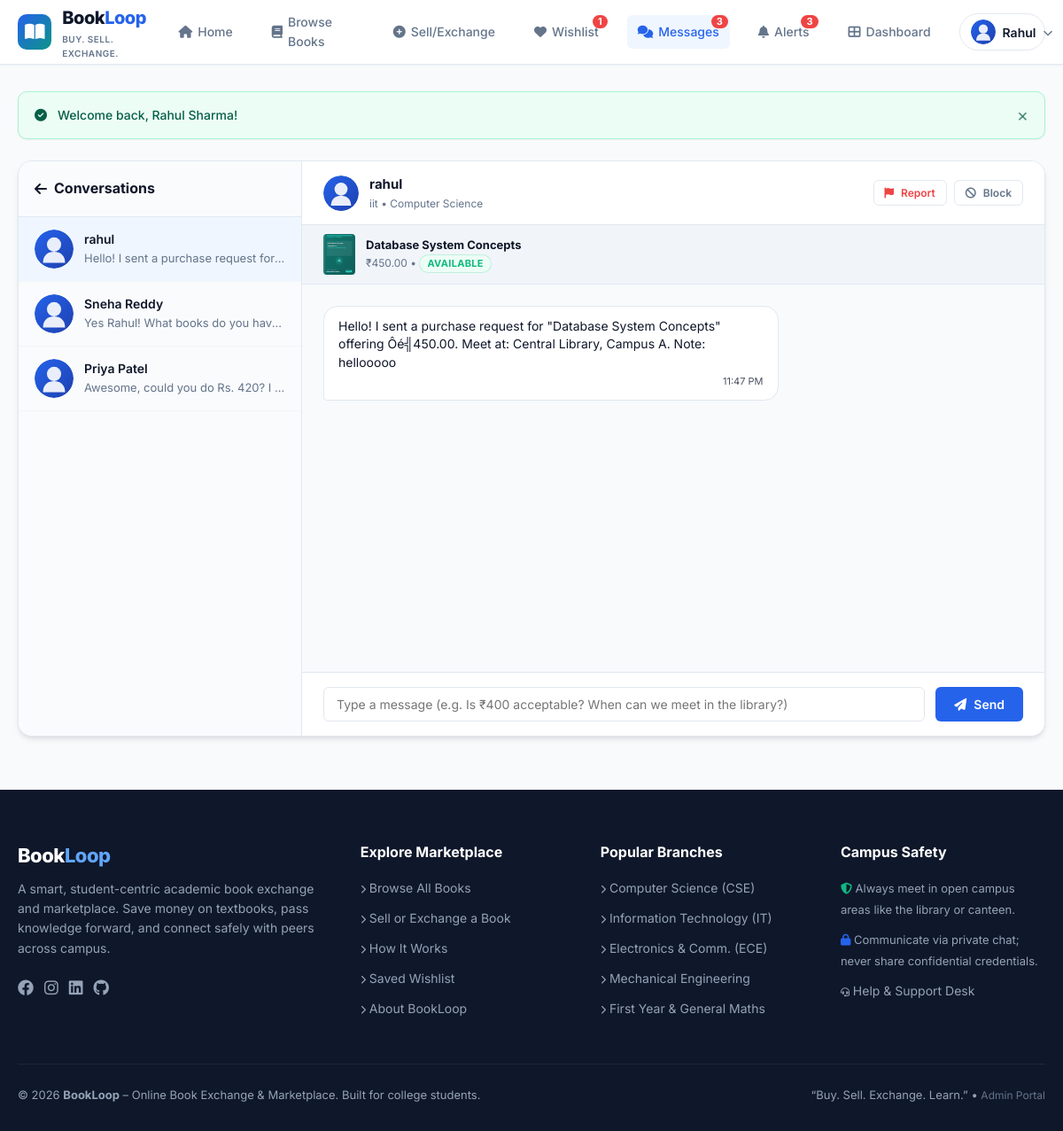
The app's page /conversation.php?seller_id=9&book_id=1 (signed in) with its own data.
### tables this page shows
CREATE TABLE `users` (
  `user_id` int(11) NOT NULL AUTO_INCREMENT,
  `name` varchar(100) NOT NULL,
  `email` varchar(150) NOT NULL,
  `password` varchar(255) NOT NULL,
  `phone` varchar(20) NOT NULL,
  `college` varchar(150) NOT NULL,
  `department` varchar(100) NOT NULL,
  `semester` int(11) NOT NULL DEFAULT 1,
  `student_id` varchar(50) NOT NULL,
  `profile_image` varchar(255) DEFAULT 'default_avatar.svg',
  `role` enum('student','admin') DEFAULT 'student',
  `status` enum('active','inactive','suspended') DEFAULT 'active',
  `created_at` datetime DEFAULT current_timestamp(),
  PRIMARY KEY (`user_id`),
  UNIQUE KEY `email` (`email`),
  KEY `idx_users_email` (`email`),
  KEY `idx_users_dept` (`department`),
  KEY `idx_users_status` (`status`)
);

CREATE TABLE `messages` (
  `message_id` int(11) NOT NULL AUTO_INCREMENT,
  `sender_id` int(11) NOT NULL,
  `receiver_id` int(11) NOT NULL,
  `book_id` int(11) DEFAULT NULL,
  `message` text NOT NULL,
  `is_read` tinyint(1) DEFAULT 0,
  `created_at` datetime DEFAULT current_timestamp(),
  PRIMARY KEY (`message_id`),
  KEY `idx_msg_sender` (`sender_id`),
  KEY `idx_msg_receiver` (`receiver_id`),
  KEY `idx_msg_book` (`book_id`),
  CONSTRAINT `messages_ibfk_1` FOREIGN KEY (`sender_id`) REFERENCES `users` (`user_id`) ON DELETE CASCADE,
  CONSTRAINT `messages_ibfk_2` FOREIGN KEY (`receiver_id`) REFERENCES `users` (`user_id`) ON DELETE CASCADE,
  CONSTRAINT `messages_ibfk_3` FOREIGN KEY (`book_id`) REFERENCES `books` (`book_id`) ON DELETE SET NULL
);

CREATE TABLE `books` (
  `book_id` int(11) NOT NULL AUTO_INCREMENT,
  `user_id` int(11) NOT NULL,
  `title` varchar(255) NOT NULL,
  `author` varchar(255) NOT NULL,
  `isbn` varchar(50) DEFAULT NULL,
  `subject` varchar(100) NOT NULL,
  `department` varchar(100) NOT NULL,
  `semester` int(11) NOT NULL DEFAULT 1,
  `edition` varchar(50) DEFAULT NULL,
  `publisher` varchar(150) DEFAULT NULL,
  `original_price` decimal(10,2) DEFAULT 0.00,
  `price` decimal(10,2) NOT NULL DEFAULT 0.00,
  `condition` enum('Like New','Very Good','Good','Acceptable') NOT NULL DEFAULT 'Good',
  `listing_type` enum('For Sale','For Exchange','Sale or Exchange') NOT NULL DEFAULT 'For Sale',
  `description` text NOT NULL,
  `image` varchar(255) DEFAULT 'default_book.svg',
  `location` varchar(150) NOT NULL,
  `delivery_type` varchar(150) DEFAULT 'Campus Handover & Hostel Delivery',
  `preferred_contact` varchar(100) DEFAULT 'Chat on BookLoop',
  `status` enum('Available','Pending','Sold','Exchanged') DEFAULT 'Available',
  `approval_status` enum('Pending','Approved','Rejected') DEFAULT 'Pending',
  `created_at` datetime DEFAULT current_timestamp(),
  `updated_at` datetime DEFAULT current_timestamp() ON UPDATE current_timestamp(),
  PRIMARY KEY (`book_id`),
  KEY `user_id` (`user_id`),
  KEY `idx_books_title` (`title`),
  KEY `idx_books_author` (`author`),
  KEY `idx_books_subject` (`subject`),
  KEY `idx_books_dept` (`department`),
  KEY `idx_books_sem` (`semester`),
  KEY `idx_books_status` (`status`),
  KEY `idx_books_approval` (`approval_status`),
  CONSTRAINT `books_ibfk_1` FOREIGN KEY (`user_id`) REFERENCES `users` (`user_id`) ON DELETE CASCADE
);

### conversation.php (the view, shortened to what this page needs)
<?php
require_once __DIR__ . '/includes/header.php';
require_once __DIR__ . '/includes/auth.php';
$userId = getAuthUserId();
$partnerId = isset($_GET['seller_id']) ? (int)$_GET['seller_id'] : (isset($_GET['user_id']) ? (int)$_GET['user_id'] : 0);
$bookId = isset($_GET['book_id']) ? (int)$_GET['book_id'] : null;
$stmt = $pdo->prepare("SELECT * FROM users WHERE user_id = ?");
$stmt->execute([$partnerId]);
$partner = $stmt->fetch();
$book = null;
if ($bookId) {
    $bStmt = $pdo->prepare("SELECT * FROM books WHERE book_id = ?");
    $bStmt->execute([$bookId]);
    $book = $bStmt->fetch();
}
$iBlockedThem = isUserBlocked($pdo, $userId, $partnerId);
$theyBlockedMe = isUserBlocked($pdo, $partnerId, $userId);
$msgQuery = "
    SELECT * FROM messages
    WHERE (sender_id = ? AND receiver_id = ?)
       OR (sender_id = ? AND receiver_id = ?)
    ORDER BY created_at ASC
";
$msgStmt = $pdo->prepare($msgQuery);
$msgStmt->execute([$userId, $partnerId, $partnerId, $userId]);
$messages = $msgStmt->fetchAll();
$sideThreadsStmt = $pdo->prepare("
    SELECT
        m.message_id, m.message, m.created_at, m.is_read, m.sender_id, m.receiver_id, m.book_id,
        CASE WHEN m.sender_id = :u1 THEN receiver.user_id ELSE sender.user_id END as other_id,
        CASE WHEN m.sender_id = :u2 THEN receiver.name ELSE sender.name END as other_name,
        CASE WHEN m.sender_id = :u3 THEN receiver.profile_image ELSE sender.profile_image END as other_avatar
    FROM messages m
    JOIN users sender ON m.sender_id = sender.user_id
    JOIN users receiver ON m.receiver_id = receiver.user_id
    WHERE m.message_id IN (
        SELECT MAX(message_id)
        FROM messages
        WHERE sender_id = :u4 OR receiver_id = :u5
        GROUP BY LEAST(sender_id, receiver_id), GREATEST(sender_id, receiver_id)
    )
    ORDER BY m.created_at DESC
");
$sideThreadsStmt->execute([
    'u1' => $userId,
    'u2' => $userId,
    'u3' => $userId,
    'u4' => $userId,
    'u5' => $userId
]);
$sidebarThreads = $sideThreadsStmt->fetchAll();
?>
<div class="chat-container">
  <div class="chat-sidebar">
    <div class="chat-sidebar-header">
      <a href="<?= BASE_URL ?>messages.php" style="color:var(--text-main); display:flex; align-items:center; gap:8px;">
        <i class="fas fa-arrow-left"></i> Conversations
      </a>
    </div>
    <div class="conversation-list">
      <?php if (empty($sidebarThreads)): ?>
        <div style="padding:20px; font-size:13px; color:var(--text-muted); text-align:center;">
          No other chats.
        </div>
      <?php else: ?>
        <?php foreach ($sidebarThreads as $st):
          $isActive = ($st['other_id'] == $partnerId);
        ?>
          <a href="<?= BASE_URL ?>conversation.php?seller_id=<?= $st['other_id'] ?>"
             class="conversation-item <?= $isActive ? 'active' : '' ?>">
            <img src="<?= BASE_URL ?>uploads/profiles/<?= e($st['other_avatar']) ?>" alt="Avatar" class="conv-avatar" onerror="this.src='<?= BASE_URL ?>uploads/profiles/default_avatar.svg'">
            <div class="conv-info">
              <div class="conv-name"><?= e($st['other_name']) ?></div>
              <div class="conv-preview"><?= e($st['message']) ?></div>
            </div>
          </a>
        <?php endforeach; ?>
      <?php endif; ?>
    </div>
  </div>
  <div class="chat-main">
    <div class="chat-header">
      <div class="chat-partner-info">
        <img src="<?= BASE_URL ?>uploads/profiles/<?= e($partner['profile_image']) ?>" alt="Avatar" style="width:40px; height:40px; border-radius:50%; object-fit:cover;" onerror="this.src='<?= BASE_URL ?>uploads/profiles/default_avatar.svg'">
        <div>
          <div style="font-weight:700; font-size:15px;">
            <a href="<?= BASE_URL ?>profile.php?id=<?= $partner['user_id'] ?>" style="color:var(--text-main);"><?= e($partner['name']) ?></a>
          </div>
          <div style="font-size:12px; color:var(--text-muted);">
            <?= e($partner['college']) ?> &bull; <?= e($partner['department']) ?>
          </div>
        </div>
      </div>
      <div style="display:flex; align-items:center; gap:8px;">
        <button type="button" class="btn btn-sm btn-outline" style="color:var(--danger);" onclick="openModal('reportUserModal')" title="Report User">
          <i class="fas fa-flag"></i> Report
        </button>
        <?php if ($iBlockedThem): ?>
          <form action="<?= BASE_URL ?>conversation.php?seller_id=<?= $partnerId ?>" method="POST" style="display:inline;">
            <?= csrfField() ?>
            <input type="hidden" name="action" value="unblock_user">
            <button type="submit" class="btn btn-sm btn-outline" title="Unblock Student">
              <i class="fas fa-unlock"></i> Unblock
            </button>
          </form>
        <?php else: ?>
          <form action="<?= BASE_URL ?>conversation.php?seller_id=<?= $partnerId ?>" method="POST" style="display:inline;" onsubmit="return confirm('Block this student? They will not be able to send you messages.');">
            <button type="submit" class="btn btn-sm btn-outline" style="color:var(--text-muted);" title="Block User">
              <i class="fas fa-ban"></i> Block
            </button>
          </form>
        <?php endif; ?>
      </div>
    </div>
    <?php if ($book): ?>
      <div class="chat-book-banner">
        <div style="display:flex; align-items:center; gap:12px;">
          <img src="<?= BASE_URL ?>uploads/books/<?= e($book['image']) ?>" alt="Book" style="width:36px; height:46px; border-radius:4px; object-fit:cover;" onerror="this.src='<?= BASE_URL ?>uploads/books/default_book.svg'">
          <div>
            <a href="<?= BASE_URL ?>book-details.php?id=<?= $book['book_id'] ?>" style="font-weight:700; color:var(--text-main);">
              <?= e($book['title']) ?>
            </a>
            <div style="font-size:12px; color:var(--text-muted);">
              <?= $book['listing_type'] === 'For Exchange' ? 'For Exchange' : formatPrice($book['price']) ?> &bull; <?= getStatusBadge($book['status']) ?>
            </div>
          </div>
        </div>
      </div>
    <?php endif; ?>
    <div class="chat-messages" id="chatMessages">
      <?php if (empty($messages)): ?>
        <div style="text-align:center; margin:auto; color:var(--text-muted); font-size:14px; max-width:360px;">
          <i class="far fa-comments" style="font-size:36px; margin-bottom:10px; display:block; color:var(--text-light);"></i>
          Start your discussion with <strong><?= e($partner['name']) ?></strong> regarding textbook conditions, campus timings, or prices.
        </div>
      <?php else: ?>
        <?php foreach ($messages as $m):
          $isMine = ($m['sender_id'] == $userId);
        ?>
          <div class="message-bubble <?= $isMine ? 'message-outgoing' : 'message-incoming' ?>">
            <div><?= nl2br(e($m['message'])) ?></div>
            <span class="message-timestamp">
              <?= date('h:i A', strtotime($m['created_at'])) ?>
            </span>
          </div>
        <?php endforeach; ?>
      <?php endif; ?>
    </div>
    <div class="chat-footer">
      <?php if ($iBlockedThem): ?>
        <div class="alert alert-warning" style="margin:0;">
          <i class="fas fa-ban"></i> You have blocked this user. Unblock them to continue chatting.
        </div>
      <?php elseif ($theyBlockedMe): ?>
        <div class="alert alert-error" style="margin:0;">
          <i class="fas fa-exclamation-circle"></i> You cannot send messages in this conversation.
        </div>
      <?php else: ?>
        <form action="<?= BASE_URL ?>conversation.php?seller_id=<?= $partnerId ?><?= $bookId ? '&book_id=' . $bookId : '' ?>" method="POST" class="chat-input-form">
          <input type="text" name="message" class="form-control" placeholder="Type a message (e.g. Is ₹400 acceptable? When can we meet in the library?)" autocomplete="off" required autofocus>
          <button type="submit" class="btn btn-primary">
            <i class="fas fa-paper-plane"></i> Send
          </button>
        </form>
      <?php endif; ?>
    </div>
  </div>
</div>
<?php require_once __DIR__ . '/includes/footer.php'; ?>

### includes/navbar.php (shortened to what this page needs)
<?php
$currentPage = basename($_SERVER['PHP_SELF']);
?>
<header class="site-header">
  <div class="container">
    <nav class="navbar">
      <a href="<?= BASE_URL ?>index.php" class="nav-brand">
        <div class="brand-icon">
          <i class="fas fa-book-open"></i>
        </div>
        <div class="brand-text">
          <span class="brand-name">Book<span>Loop</span></span>
          <span class="brand-tagline">Buy. Sell. Exchange.</span>
        </div>
      </a>
      <div class="nav-links" id="navLinks">
        <a href="<?= BASE_URL ?>index.php" class="nav-link <?= $currentPage === 'index.php' ? 'active' : '' ?>">
          <i class="fas fa-home"></i> Home
        </a>
        <a href="<?= BASE_URL ?>books.php" class="nav-link <?= $currentPage === 'books.php' ? 'active' : '' ?>">
          <i class="fas fa-book"></i> Browse Books
        </a>
        <?php if (isLoggedIn()): ?>
          <a href="<?= BASE_URL ?>add-book.php" class="nav-link <?= $currentPage === 'add-book.php' ? 'active' : '' ?>">
            <i class="fas fa-plus-circle"></i> Sell/Exchange
          </a>
          <a href="<?= BASE_URL ?>wishlist.php" class="nav-link nav-badge-link <?= $currentPage === 'wishlist.php' ? 'active' : '' ?>">
            <i class="fas fa-heart"></i> Wishlist
            <span class="nav-badge" id="navWishlistBadge" style="<?= ($wishlistCount > 0) ? '' : 'display:none;' ?>"><?= $wishlistCount ?></span>
          </a>
          <a href="<?= BASE_URL ?>messages.php" class="nav-link nav-badge-link <?= in_array($currentPage, ['messages.php', 'conversation.php']) ? 'active' : '' ?>">
            <i class="fas fa-comments"></i> Messages
            <?php if ($unreadMsgCount > 0): ?>
              <span class="nav-badge"><?= $unreadMsgCount ?></span>
            <?php endif; ?>
          </a>
          <a href="<?= BASE_URL ?>notifications.php" class="nav-link nav-badge-link <?= $currentPage === 'notifications.php' ? 'active' : '' ?>">
            <i class="fas fa-bell"></i> Alerts
            <?php if ($unreadNotifCount > 0): ?>
              <span class="nav-badge"><?= $unreadNotifCount ?></span>
            <?php endif; ?>
          </a>
          <a href="<?= BASE_URL ?>dashboard.php" class="nav-link <?= $currentPage === 'dashboard.php' ? 'active' : '' ?>">
            <i class="fas fa-th-large"></i> Dashboard
          </a>
        <?php endif; ?>
        <div class="nav-auth">
          <?php if (isLoggedIn()): ?>
            <div class="nav-user-dropdown">
              <button class="user-btn" id="userDropdownBtn">
                <?php
                  $avatar = !empty($user['profile_image']) ? $user['profile_image'] : 'default_avatar.svg';
                ?>
                <img src="<?= BASE_URL ?>uploads/profiles/<?= e($avatar) ?>" alt="Avatar" class="user-avatar-mini" onerror="this.src='<?= BASE_URL ?>uploads/profiles/default_avatar.svg'">
                <span><?= e(explode(' ', $user['name'] ?? 'Account')[0]) ?></span>
                <i class="fas fa-chevron-down" style="font-size:11px; color:var(--text-muted);"></i>
              </button>
            </div>
          <?php endif; ?>
        </div>
      </div>
    </nav>
  </div>
</header>

### includes/functions.php (shortened to what this page needs)
<?php
function e($str) {
    return htmlspecialchars((string)($str ?? ''), ENT_QUOTES, 'UTF-8');
}
function getFlash() {
    if (isset($_SESSION['flash'])) {
        $flash = $_SESSION['flash'];
        return $flash;
    }
    return null;
}
function displayFlash() {
    $flash = getFlash();
    if ($flash) {
        $type = e($flash['type']);
        $msg = e($flash['message']);
        $icon = 'info-circle';
        if ($type === 'success') $icon = 'check-circle';
        echo "<div class=\"alert alert-{$type}\" id=\"flashAlert\">
                <i class=\"fas fa-{$icon}\"></i>
                <span>{$msg}</span>
                <button type=\"button\" class=\"alert-close\" onclick=\"this.parentElement.remove();\">&times;</button>
              </div>";
    }
}
function isLoggedIn() {
    return isset($_SESSION['user_id']) && !empty($_SESSION['user_id']);
}
function getAuthUserId() {
    return $_SESSION['user_id'] ?? null;
}
function getAuthUser($pdo) {
    $stmt = $pdo->prepare("SELECT * FROM users WHERE user_id = ?");
    $stmt->execute([$_SESSION['user_id']]);
    return $stmt->fetch();
}
function formatPrice($amount) {
    return '₹' . number_format((float)$amount, 2);
}
function getStatusBadge($status) {
    $status = e($status);
    $class = 'badge-available';
    return "<span class=\"badge {$class}\">{$status}</span>";
}
function getUnreadNotificationCount($pdo, $userId) {
    $stmt = $pdo->prepare("SELECT COUNT(*) FROM notifications WHERE user_id = ? AND is_read = 0");
    $stmt->execute([$userId]);
    return (int)$stmt->fetchColumn();
}
function getUnreadMessageCount($pdo, $userId) {
    $stmt = $pdo->prepare("SELECT COUNT(*) FROM messages WHERE receiver_id = ? AND is_read = 0");
    $stmt->execute([$userId]);
    return (int)$stmt->fetchColumn();
}
function isUserBlocked($pdo, $blockerId, $blockedId) {
    $stmt = $pdo->prepare("SELECT COUNT(*) FROM blocked_users WHERE blocker_id = ? AND blocked_id = ?");
    $stmt->execute([$blockerId, $blockedId]);
    return ((int)$stmt->fetchColumn()) > 0;
}

### records on screen
users: profile_image (placeholder picture), name "Rahul"
messages: other_name "rahul", message "Hello! I sent a purchase request for…", message "Hello! I sent a purchase request for \"Database System Concepts\" offering Ôé╣450.00. Meet at: Central Library, Campus A. Note: hellooooo", created_at "11:47 PM"
messages: other_name "Sneha Reddy", message "Yes Rahul! What books do you hav…"
messages: other_name "Priya Patel", message "Awesome, could you do Rs. 420? I…"
users: profile_image (placeholder picture), name "rahul", college "iit", department "Computer Science"
books: image (picture), title "Database System Concepts", price "₹450.00", status "AVAILABLE"

### other values on screen
$wishlistCount "1"
$unreadMsgCount "3"
$unreadNotifCount "3"
$msg "Welcome back, Rahul Sharma!"
